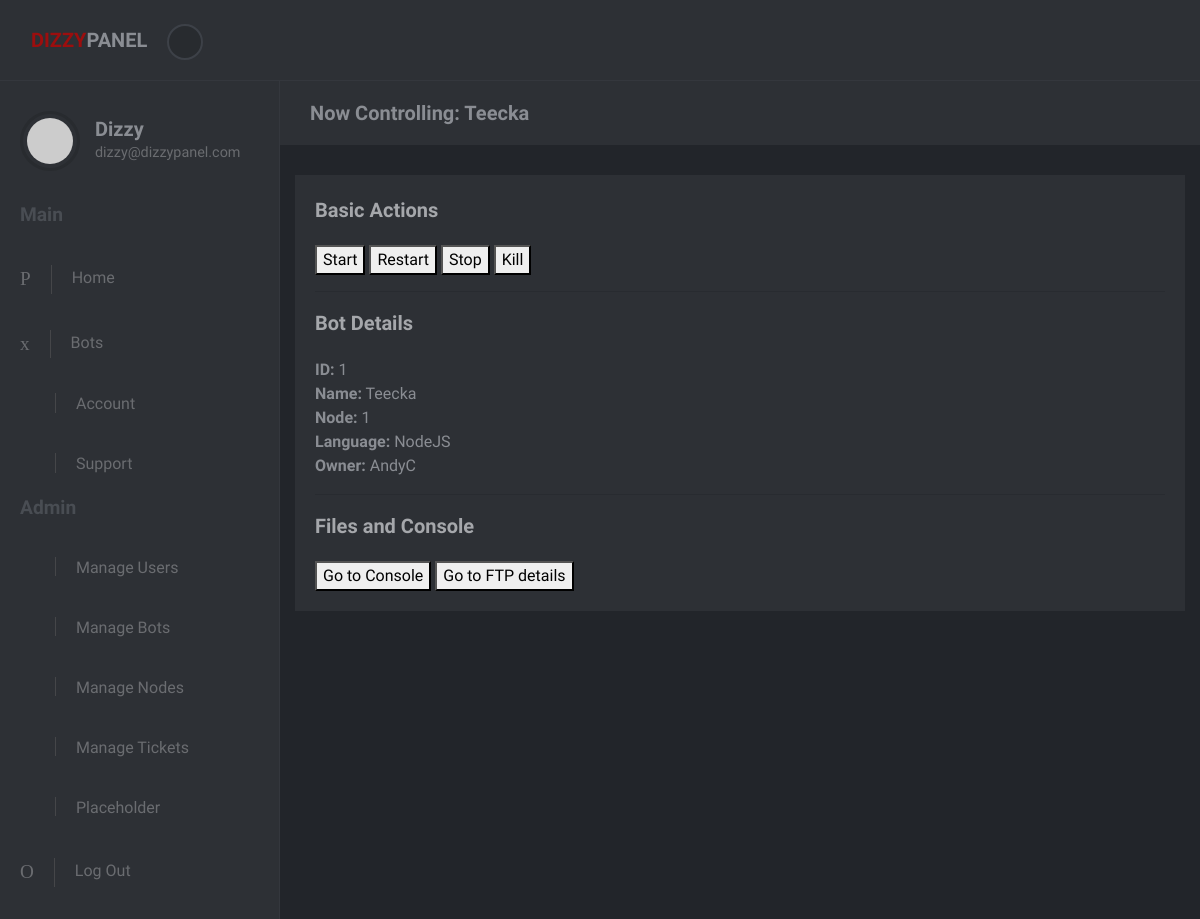
Screenshot of /control/bot.php?id=1 (signed in) with the database file from the repository.
### tables this page shows
CREATE TABLE `bots` (
  `bot_id` int(11) NOT NULL,
  `bot_name` varchar(255) NOT NULL,
  `bot_desc` varchar(5000) NOT NULL,
  `bot_owner` varchar(255) NOT NULL,
  `bot_lang` varchar(255) NOT NULL,
  `bot_node` int(11) NOT NULL
);

CREATE TABLE `users` (
  `user_id` int(11) NOT NULL,
  `user_first` varchar(255) NOT NULL,
  `user_last` varchar(255) NOT NULL,
  `user_email` varchar(255) NOT NULL,
  `user_uid` varchar(255) NOT NULL,
  `user_pwd` varchar(255) NOT NULL,
  `user_rank` int(1) NOT NULL
);

### control/bot.php (the view, shortened to what this page needs)
<?php
include 'header.php';
$bot_id = $_GET['id'];
$sql = "SELECT bot_name FROM bots WHERE bot_id = $bot_id;";
$result = mysqli_query($conn, $sql);
$resultCheck = mysqli_num_rows($result);
if ($resultCheck < 1) {
  header("Location: ../dashboard.php?error=no_bot");
} else {
  $row= mysqli_fetch_assoc($result);
  $bot_name = $row['bot_name'];
}
?>
<div class="page-content">
    <div class="page-header">
        <div class="container-fluid">
            <h2 class="h5 no-margin-bottom">Now Controlling: <?php echo $bot_name; ?></h2>
        </div>
    </div>
        <div class="col-lg-12">
          <div class="block">
              <div class="title"><strong>Basic Actions</strong></div>
              <a href="control/bot.php?id=<?php echo $bot_id ?>&action=start"><button type="button" name="start">Start</button></a>
              <a href="control/bot.php?id=<?php echo $bot_id ?>&action=restart"><button type="button" name="restart">Restart</button></a>
              <a href="control/bot.php?id=<?php echo $bot_id ?>&action=stop"><button type="button" name="stop">Stop</button></a>
              <a href="control/bot.php?id=<?php echo $bot_id ?>&action=kill"><button type="button" name="kill">Kill</button></a>
              <hr>
              <div class="title"><strong>Bot Details</strong></div>
              <?php
                $sql = "SELECT * FROM bots WHERE bot_id = $bot_id;";
                $result = mysqli_query($conn, $sql);
                $row = mysqli_fetch_assoc($result);
                $bot_owner = $row['bot_owner'];
                $sql2 = "SELECT user_uid FROM users WHERE user_id = $bot_owner;";
                $result2 = mysqli_query($conn, $sql2);
                $row2 = mysqli_fetch_assoc($result2);
              ?>
              <strong>ID: </strong> <?php echo $row['bot_id'] . '<br>'; ?>
              <strong>Name: </strong> <?php echo $row['bot_name'] . '<br>'; ?>
              <strong>Node: </strong> <?php echo $row['bot_node'] . '<br>'; ?>
              <strong>Language: </strong> <?php echo $row['bot_lang'] . '<br>'; ?>
              <strong>Owner: </strong> <?php echo $row2['user_uid']; ?>
              <hr>
              <div class="title"><strong>Files and Console</strong></div>
              <a href="control/bot.php?id=<?php echo $bot_id ?>&section=console"><button type="button" name="console">Go to Console</button></a>
              <a href="control/bot.php?id=<?php echo $bot_id ?>&section=files"><button type="button" name="files">Go to FTP details</button></a>
          </div>
        </div>
    </div>
</div>
<?php include 'javascript.php'; ?>

### css/style.default.css (style rules this page uses)
body { position: relative; }
a { -webkit-transition: all 0.3s; transition: all 0.3s; display: inline-block; }
button { cursor: pointer; }
i, span, strong { display: inline-block; }
.no-margin-bottom { margin-bottom: 0 !important; }
.block { padding: 20px; background: #2d3035; color: #8a8d93; margin-bottom: 30px; }
.page-content { position: relative; background: #22252a; min-height: 100vh; width: calc(100% - 280px); padding: 0; padding-bottom: 70px; }
.page-header { padding: 20px 15px; background: #2d3035; color: #8a8d93; margin-bottom: 30px; }
.block .title { margin-bottom: 20px; }
.block .title strong:first-child { font-size: 1.25rem; color: #a5a7ab; }
button, input[type='submit'] { cursor: pointer; font-family: inherit; font-weight: 300 !important; }
body { font-family: "Muli", sans-serif; font-size: 1rem; font-weight: 400; line-height: 1.5; color: #8a8d93; background-color: #fff; }
a { color: #9c0e0e; text-decoration: none; }
h1, h2, h3, h4, h5, h6, .h1, .h2, .h3, .h4, .h5, .h6 { margin-bottom: 0.5rem; font-family: inherit; font-weight: 700; line-height: 1.2; color: inherit; }
h2, .h2 { font-size: 2rem; }
h5, .h5 { font-size: 1.25rem; }
hr { border-top: 1px solid rgba(0, 0, 0, 0.1); }

### rows the page displays
bots: bot_name "Teecka", bot_id "1", bot_node "1", bot_lang "NodeJS"
users: user_uid "AndyC"

### other values shown
$_SESSION['u_uid'] "Dizzy"
$_SESSION['u_email'] "dizzy@dizzypanel.com"
